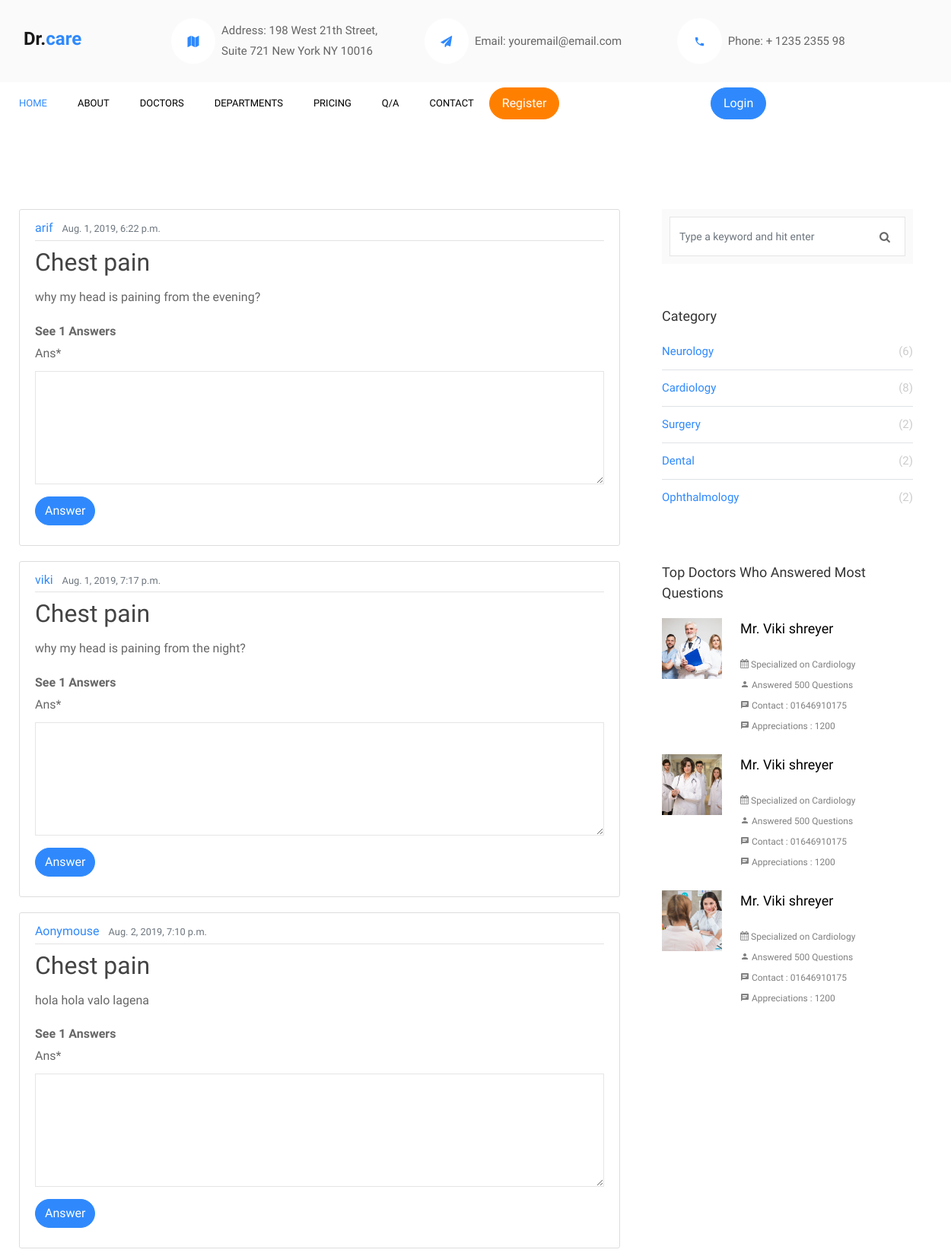
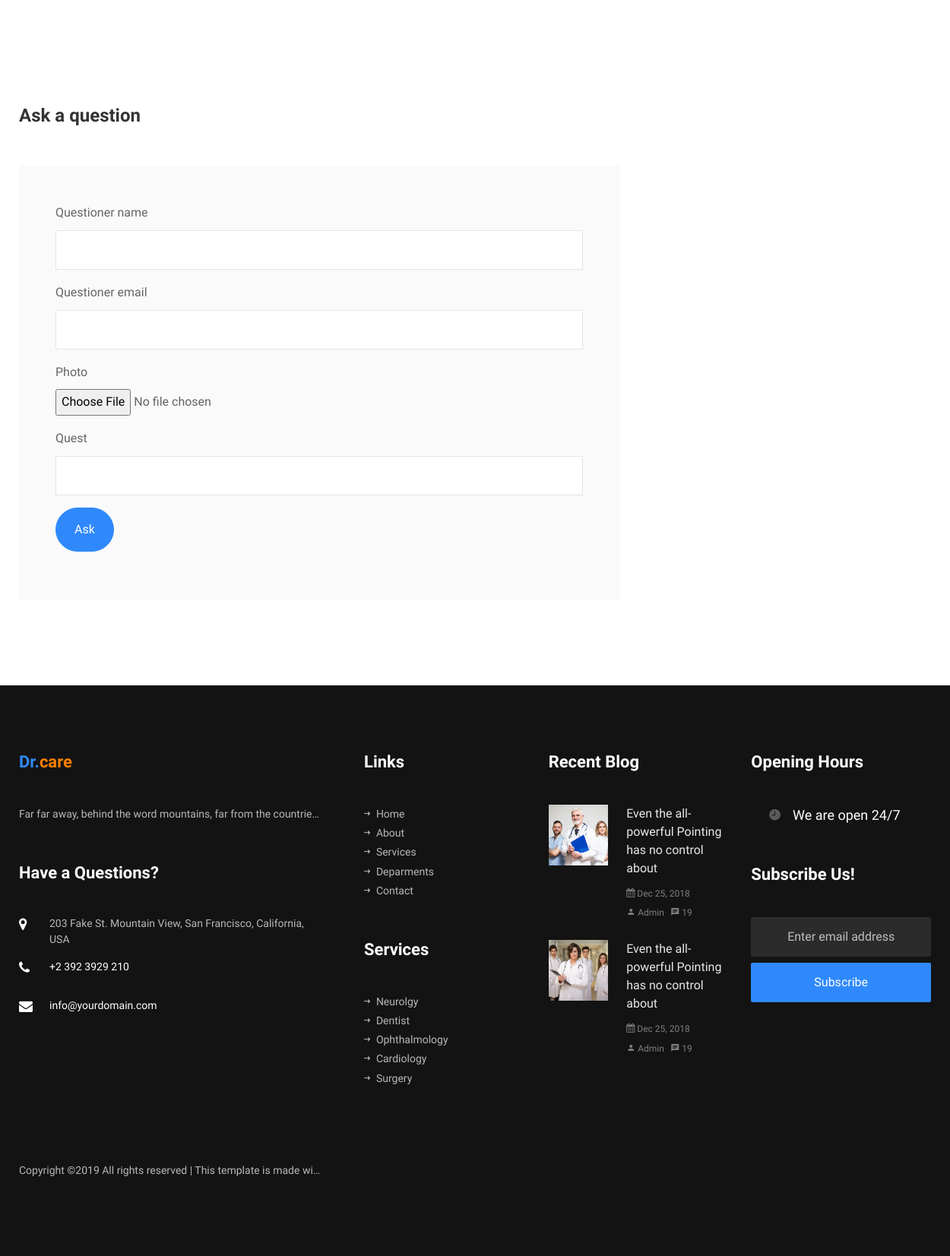
Screenshot of /q-a/ with the database file from the repository (2 pictures, top to bottom).
### qusans/models.py (models this page shows, shortened)
class Question(models.Model):
    questioner_name = models.CharField(max_length=150, blank=True, null=True)
    questioner_email = models.EmailField(blank=True, null=True)
    photo = models.ImageField(upload_to='question/facts/images/', blank=True, null=True)
    quest = models.CharField(max_length=500, blank=True, null=True)
    created = models.DateTimeField(auto_now_add=True)
    updated = models.DateTimeField(auto_now=True)

### qusans/views.py (the view)
# urls.py: path('q-a/', questionAnswer, name='qusans'),
def questionAnswer(request):
    questionList = Question.objects.all()
    qform = QuestionCreateForm()
    aform = AnswerCreateForm()
    context = {
        'qform': qform,
        'aform': aform,
        'questionList': questionList,
    }
    return render(request, 'qusans/questionanswer.html', context)

### qusans/templates/qusans/questionanswer.html (shortened to what this page needs)
{% extends "clientsite/base.html" %}
{% load crispy_forms_tags %}
{% load static %}
{% load total_answers%}
{% block content %}
		<section class="ftco-section">
			<div class="container">
				<div class="row">
          <div class="col-lg-8 ftco-animate">
            {% for question in questionList%}
            <article class="media content-section">
              <div class="media-body">
                <div class="article-metadata">
                  <a class="mr-2" href="#">{% if question.questioner_name is not None %} {{question.questioner_name}} {% else %} Aonymouse {% endif %}</a>
                  <small class="text-muted">{{question.updated}}</small>
                </div>
                <h2><a class="article-title" href="#">Chest pain</a></h2>
                <p class="article-content">{{question.quest}}</p>
                {% total_answers_of_this_question question.id as ans %}
                <strong>See {{ans}} Answers</strong>
                <form action="{% url 'makeanswer' question.id %}" method="POST">
                    {{aform|crispy}}
                    <div class="form-group">
                        <input type="submit" value="Answer" class="btn btn-primary">
                      </div>
                </form>
              </div>
            </article>
            {% endfor %}
            <div class="pt-5 mt-5">
              <div class="comment-form-wrap pt-5">
                <h3 class="mb-5 h4 font-weight-bold">Ask a question</h3>
                <form action="{% url 'makequestion' %}" class="p-5 bg-light" method="POST">
                    {{qform|crispy}}
                  <div class="form-group">
                    <input type="submit" value="Ask" class="btn py-3 px-4 btn-primary">
                  </div>
                </form>
              </div>
            </div>
          </div>
          <div class="col-lg-4 sidebar ftco-animate">
            <div class="sidebar-box">
              <form action="#" class="search-form">
                <div class="form-group">
                  <span class="icon icon-search"></span>
                  <input type="text" class="form-control" placeholder="Type a keyword and hit enter">
                </div>
              </form>
            </div>
            <div class="sidebar-box ftco-animate">
            	<h3>Category</h3>
              <ul class="categories">
                <li><a href="#">Neurology <span>(6)</span></a></li>
                <li><a href="#">Cardiology <span>(8)</span></a></li>
                <li><a href="#">Surgery <span>(2)</span></a></li>
                <li><a href="#">Dental <span>(2)</span></a></li>
                <li><a href="#">Ophthalmology <span>(2)</span></a></li>
              </ul>
            </div>
            <div class="sidebar-box ftco-animate">
              <h3>Top Doctors Who Answered Most Questions</h3>
              <div class="block-21 mb-4 d-flex">
                <a class="blog-img mr-4" style="background-image: url(images/image_1.jpg);"></a>
                <div class="text">
                  <h3 class="heading"><a href="#">Mr. Viki shreyer</a></h3>
                  <div class="meta">
                    <div><a href="#"><span class="icon-calendar"></span> Specialized on Cardiology</a></div>
                    <div><a href="#"><span class="icon-person"></span> Answered 500 Questions</a></div>
                    <div><a href="#"><span class="icon-chat"></span> Contact : 01646910175</a></div>
                    <div><a href="#"><span class="icon-chat"></span> Appreciations : 1200</a></div>
                  </div>
                </div>
              </div>
              <div class="block-21 mb-4 d-flex">
                <a class="blog-img mr-4" style="background-image: url(images/image_2.jpg);"></a>
                <div class="text">
                  <h3 class="heading"><a href="#">Mr. Viki shreyer</a></h3>
                  <div class="meta">
                    <div><a href="#"><span class="icon-calendar"></span> Specialized on Cardiology</a></div>
                    <div><a href="#"><span class="icon-person"></span> Answered 500 Questions</a></div>
                    <div><a href="#"><span class="icon-chat"></span> Contact : 01646910175</a></div>
                    <div><a href="#"><span class="icon-chat"></span> Appreciations : 1200</a></div>
                  </div>
                </div>
              </div>
              <div class="block-21 mb-4 d-flex">
                <a class="blog-img mr-4" style="background-image: url(images/image_3.jpg);"></a>
                <div class="text">
                  <h3 class="heading"><a href="#">Mr. Viki shreyer</a></h3>
                  <div class="meta">
                    <div><a href="#"><span class="icon-calendar"></span> Specialized on Cardiology</a></div>
                    <div><a href="#"><span class="icon-person"></span> Answered 500 Questions</a></div>
                    <div><a href="#"><span class="icon-chat"></span> Contact : 01646910175</a></div>
                    <div><a href="#"><span class="icon-chat"></span> Appreciations : 1200</a></div>
                  </div>
                </div>
              </div>
            </div>
          </div>
        </div>
			</div>
		</section>
    <footer class="ftco-footer ftco-bg-dark ftco-section">
      <div class="container">
        <div class="row mb-5">
          <div class="col-md">
            <div class="ftco-footer-widget mb-5">
              <h2 class="ftco-heading-2 logo">Dr.<span>care</span></h2>
              <p>Far far away, behind the word mountains, far from the countries Vokalia and Consonantia, there live the blind texts.</p>
            </div>
            <div class="ftco-footer-widget mb-5">
            	<h2 class="ftco-heading-2">Have a Questions?</h2>
            	<div class="block-23 mb-3">
	              <ul>
	                <li><span class="icon icon-map-marker"></span><span class="text">203 Fake St. Mountain View, San Francisco, California, USA</span></li>
	                <li><a href="#"><span class="icon icon-phone"></span><span class="text">+2 392 3929 210</span></a></li>
	                <li><a href="#"><span class="icon icon-envelope"></span><span class="text">info@yourdomain.com</span></a></li>
	              </ul>
	            </div>
	            <ul class="ftco-footer-social list-unstyled float-md-left float-lft mt-3">
              </ul>
            </div>
          </div>
          <div class="col-md">
            <div class="ftco-footer-widget mb-5 ml-md-4">
              <h2 class="ftco-heading-2">Links</h2>
              <ul class="list-unstyled">
                <li><a href="#"><span class="ion-ios-arrow-round-forward mr-2"></span>Home</a></li>
                <li><a href="#"><span class="ion-ios-arrow-round-forward mr-2"></span>About</a></li>
                <li><a href="#"><span class="ion-ios-arrow-round-forward mr-2"></span>Services</a></li>
                <li><a href="#"><span class="ion-ios-arrow-round-forward mr-2"></span>Deparments</a></li>
                <li><a href="#"><span class="ion-ios-arrow-round-forward mr-2"></span>Contact</a></li>
              </ul>
            </div>
            <div class="ftco-footer-widget mb-5 ml-md-4">
              <h2 class="ftco-heading-2">Services</h2>
              <ul class="list-unstyled">
                <li><a href="#"><span class="ion-ios-arrow-round-forward mr-2"></span>Neurolgy</a></li>
                <li><a href="#"><span class="ion-ios-arrow-round-forward mr-2"></span>Dentist</a></li>
                <li><a href="#"><span class="ion-ios-arrow-round-forward mr-2"></span>Ophthalmology</a></li>
                <li><a href="#"><span class="ion-ios-arrow-round-forward mr-2"></span>Cardiology</a></li>
                <li><a href="#"><span class="ion-ios-arrow-round-forward mr-2"></span>Surgery</a></li>
              </ul>
            </div>
          </div>
          <div class="col-md">
            <div class="ftco-footer-widget mb-5">
              <h2 class="ftco-heading-2">Recent Blog</h2>
              <div class="block-21 mb-4 d-flex">
                <a class="blog-img mr-4" style="background-image: url(images/image_1.jpg);"></a>
                <div class="text">
                  <h3 class="heading"><a href="#">Even the all-powerful Pointing has no control about</a></h3>
                  <div class="meta">
                    <div><a href="#"><span class="icon-calendar"></span> Dec 25, 2018</a></div>
                    <div><a href="#"><span class="icon-person"></span> Admin</a></div>
                    <div><a href="#"><span class="icon-chat"></span> 19</a></div>
                  </div>
                </div>
              </div>
              <div class="block-21 mb-5 d-flex">
                <a class="blog-img mr-4" style="background-image: url(images/image_2.jpg);"></a>
                <div class="text">
                  <h3 class="heading"><a href="#">Even the all-powerful Pointing has no control about</a></h3>
                  <div class="meta">
                    <div><a href="#"><span class="icon-calendar"></span> Dec 25, 2018</a></div>
                    <div><a href="#"><span class="icon-person"></span> Admin</a></div>
                    <div><a href="#"><span class="icon-chat"></span> 19</a></div>
                  </div>
                </div>
              </div>
            </div>
          </div>
          <div class="col-md">
          	<div class="ftco-footer-widget mb-5">
            	<h2 class="ftco-heading-2">Opening Hours</h2>
            	<h3 class="open-hours pl-4"><span class="ion-ios-time mr-3"></span>We are open 24/7</h3>
            </div>
            <div class="ftco-footer-widget mb-5">
            	<h2 class="ftco-heading-2">Subscribe Us!</h2>
              <form action="#" class="subscribe-form">
                <div class="form-group">
                  <input type="text" class="form-control mb-2 text-center" placeholder="Enter email address">
                  <input type="submit" value="Subscribe" class="form-control submit px-3">
                </div>
              </form>
            </div>
          </div>
        </div>
        <div class="row">
          <div class="col-md-12 text-center">
            <p>
  Copyright &copy;<script>document.write(new Date().getFullYear());</script> All rights reserved | This template is made with  by <a href="https://colorlib.com" target="_blank">Colorlib</a>
  </p>
          </div>
        </div>
      </div>
    </footer>
  {% endblock content %}

### clientsite/templates/clientsite/base.html (shortened to what this page needs)
{% load static %}
<!DOCTYPE html>
<html lang="en">
  <head>
    <link rel="stylesheet" href="{% static 'clientsite/css/open-iconic-bootstrap.min.css' %}">
    <link rel="stylesheet" href="{% static 'clientsite/css/animate.css' %}">
    <link rel="stylesheet" href="{% static 'clientsite/css/main.css' %}">
    <link rel="stylesheet" href="{% static 'clientsite/css/owl.carousel.min.css' %}">
    <link rel="stylesheet" href="{% static 'clientsite/css/owl.theme.default.min.css' %}">
    <link rel="stylesheet" href="{% static 'clientsite/css/magnific-popup.css' %}">
    <link rel="stylesheet" href="{% static 'clientsite/css/aos.css' %}">
    <link rel="stylesheet" href="{% static 'clientsite/css/ionicons.min.css' %}">
    <link rel="stylesheet" href="{% static 'clientsite/css/bootstrap-datepicker.css' %}">
    <link rel="stylesheet" href="{% static 'clientsite/css/jquery.timepicker.css' %}">
    <link rel="stylesheet" href="{% static 'clientsite/css/flaticon.css' %}">
    <link rel="stylesheet" href="{% static 'clientsite/css/icomoon.css' %}">
    <link rel="stylesheet" href="{% static 'clientsite/css/style.css' %}">
  </head>
  <body>
    <nav class="navbar py-4 navbar-expand-lg ftco_navbar navbar-light bg-light flex-row">
    	<div class="container">
    		<div class="row no-gutters d-flex align-items-start align-items-center px-3 px-md-0">
    			<div class="col-lg-2 pr-4 align-items-center">
		    		<a class="navbar-brand" href="{% url 'home' %}">Dr.<span>care</span></a>
	    		</div>
	    		<div class="col-lg-10 d-none d-md-block">
		    		<div class="row d-flex">
			    		<div class="col-md-4 pr-4 d-flex topper align-items-center">
			    			<div class="icon bg-white mr-2 d-flex justify-content-center align-items-center"><span class="icon-map"></span></div>
						    <span class="text">Address: 198 West 21th Street, Suite 721 New York NY 10016</span>
					    </div>
					    <div class="col-md pr-4 d-flex topper align-items-center">
					    	<div class="icon bg-white mr-2 d-flex justify-content-center align-items-center"><span class="icon-paper-plane"></span></div>
						    <span class="text">Email: youremail@email.com</span>
					    </div>
					    <div class="col-md pr-4 d-flex topper align-items-center">
					    	<div class="icon bg-white mr-2 d-flex justify-content-center align-items-center"><span class="icon-phone2"></span></div>
						    <span class="text">Phone: + 1235 2355 98</span>
					    </div>
				    </div>
			    </div>
		    </div>
		  </div>
    </nav>
	  <nav class="navbar navbar-expand-lg navbar-dark bg-dark ftco-navbar-light" id="ftco-navbar">
	    <div class="container d-flex align-items-center">
        {% if request.user.is_authenticated %}
	      <p class="button-custom order-lg-last mb-0"><a href="{% url 'logout' %}" class="btn btn-secondary py-2 px-3">Logout</a></p>
        {% else %}
        <p class="button-custom order-lg-last mb-0"><a href="{% url 'register' %}" class="btn btn-secondary py-2 px-3">Register</a></p>
        <p class="button-custom order-lg-last mb-0"><a href="{% url 'login' %}" class="btn btn-primary py-2 px-3">Login</a></p>
        {% endif %}
        <div class="collapse navbar-collapse" id="ftco-nav">
	        <ul class="navbar-nav mr-auto">
	        	<li class="nav-item active"><a href="{% url 'home' %}" class="nav-link pl-0">Home</a></li>
            <li class="nav-item"><a href="{% url 'about' %}" class="nav-link">About</a></li>
            {% if request.user.is_authenticated %}
            <li class="nav-item"><a href="{% url 'update-profile' %}" class="nav-link">Profile</a></li>
            {% else %}
            <li class="nav-item"><a href="{% url 'doctor' %}" class="nav-link">Doctors</a></li>
            {% endif %}
	        	<li class="nav-item"><a href="{% url 'department' %}" class="nav-link">Departments</a></li>
	        	<li class="nav-item"><a href="{% url 'pricing' %}" class="nav-link">Pricing</a></li>
	        	<li class="nav-item"><a href="{% url 'qusans' %}" class="nav-link">Q/A</a></li>
	          <li class="nav-item"><a href="{% url 'contact' %}" class="nav-link">Contact</a></li>
	        </ul>
	      </div>
	    </div>
	  </nav>
        {% block content %}{% endblock %}
  </body>
  </html>

### rows the page displays
Question: questioner_name "arif", updated "Aug. 1, 2019, 6:22 p.m.", quest "why my head is paining from the evening?", id "1"
Question: questioner_name "viki", updated "Aug. 1, 2019, 7:17 p.m.", quest "why my head is paining from the night?", ans "1"
Question: shows "Aonymouse", updated "Aug. 2, 2019, 7:10 p.m.", quest "hola hola valo lagena", ans "1"
